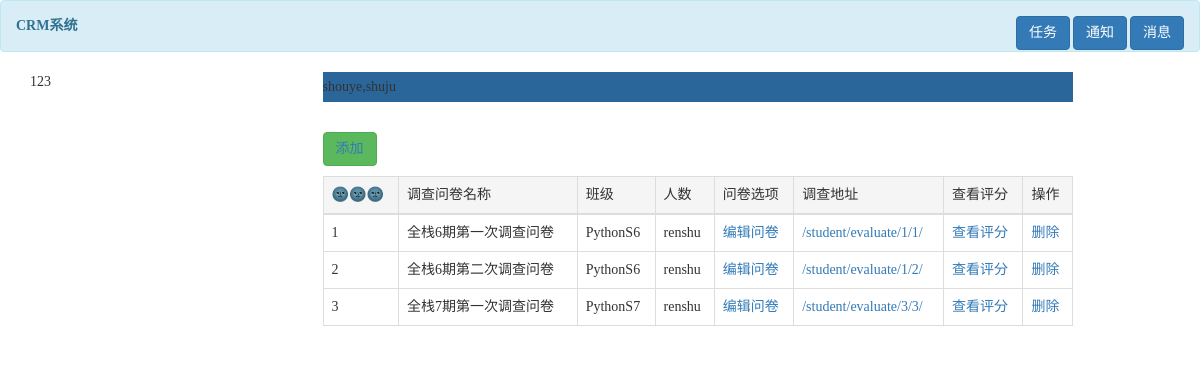
Before: /index/ with the older database file.
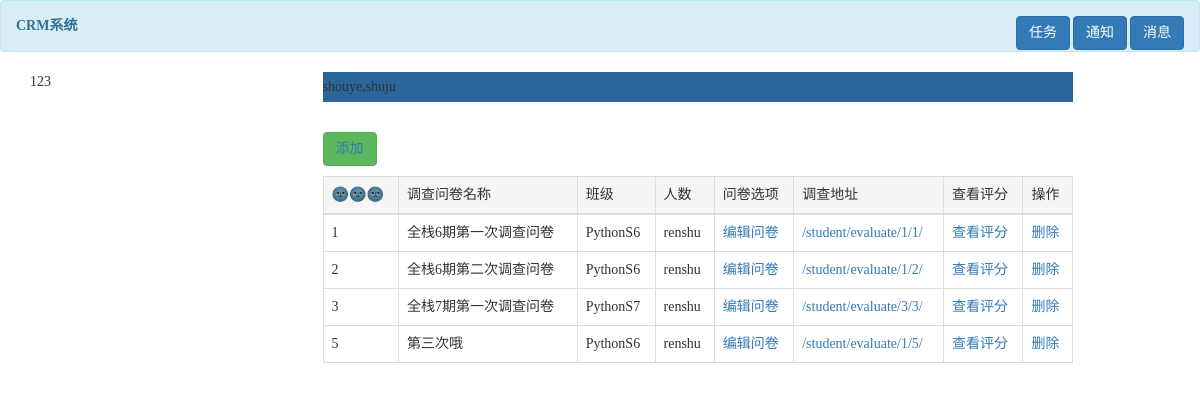
After: the same page with the newer database file.
### app01/models.py (models this page shows, shortened)
class QuestionNaire(models.Model):
    title = models.CharField(max_length=64,verbose_name='问卷标题')
    classlist = models.ForeignKey(to=ClassList,verbose_name='答问卷的班级')
    creator = models.ForeignKey(to=UserInfo,verbose_name='创建问卷的辣个银')

class ClassList(models.Model):
    title = models.CharField(max_length=32,verbose_name='班级名称')

### app01/views.py (the view)
# urls.py: url(r'^index/', views.index),
def index(request):
    qn = models.QuestionNaire.objects.all()
    return render(request,'index.html',{'qn':qn})

### templates/index.html (shortened to what this page needs)
<!DOCTYPE html>
<html lang="en">
<head>
    <link rel="stylesheet" href="/static/bootstrap-3.3.7-dist/css/bootstrap.min.css">
</head>
<body>
<div class="alert alert-info" role="alert">
    <b>CRM系统</b>
    <small class="pull-right">
        <button class="btn btn-primary">任务</button>
        <button class="btn btn-primary">通知</button>
        <button class="btn btn-primary">消息</button>
    </small>
</div>
<div class="container">
    <div class="row">
        <div class="col-lg-3">123</div>
        <div class="col-lg-8">
            <div style="background-color: #2b669a;margin-bottom: 30px;width: 100%;height: 30px;line-height: 30px;">shouye,shuju</div>
            <div class="data_show">
            {% block content %}
                <button class="btn btn-success"><a href="/add/">添加</a></button>
                <table class="table table-bordered" style="margin-top: 10px ">
                    <thead>
                    <tr class="active">
                        <td>🌚🌚🌚</td>
                        <td>调查问卷名称</td>
                        <td>班级</td>
                        <td>人数</td>
                        <td>问卷选项</td>
                        <td>调查地址</td>
                        <td>查看评分</td>
                        <td>操作</td>
                    </tr>
                    </thead>
                    <tbody>
                    {% for qn_obj in qn %}
                        <tr>
                            <td>{{ qn_obj.id }}</td>
                            <td>{{ qn_obj.title }}</td>
                            <td>{{ qn_obj.classlist.title }}</td>
                            <td>renshu</td>
                            <td><a href="/question/{{ qn_obj.id }}/">编辑问卷</a></td>
                            <td><a href="/student/evaluate/{{ qn_obj.classlist.id }}/{{ qn_obj.id }}/">/student/evaluate/{{ qn_obj.classlist.id }}/{{ qn_obj.id }}/</a>
                            </td>
                            <td><a href="">查看评分</a></td>
                            <td><a href="">删除</a></td>
                        </tr>
                    {% endfor %}
                    </tbody>
                            {% endblock %}
                </table>
            </div>
        </div>
    </div>
</div>
</body>
</html>

Changed rows visible on the page:
added QuestionNaire: id "5", title "第三次哦", classlist "PythonS6", classlist.id "1"
